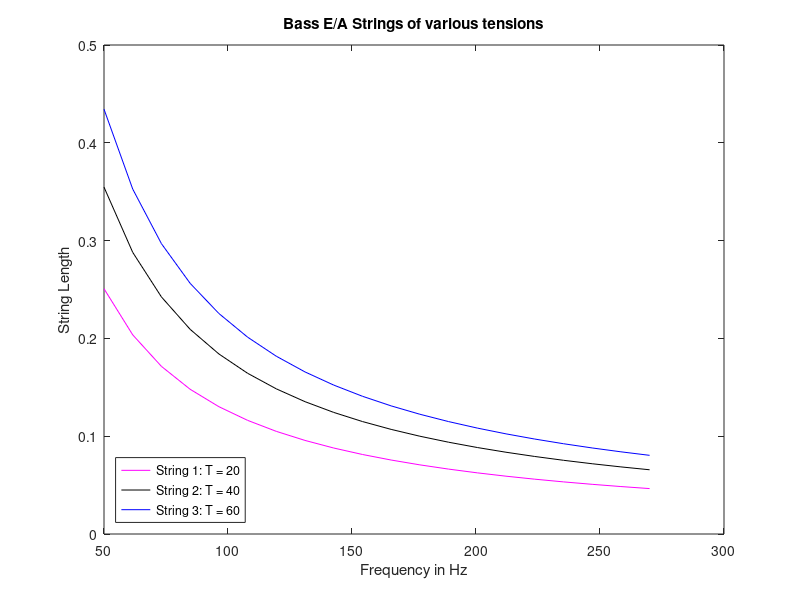
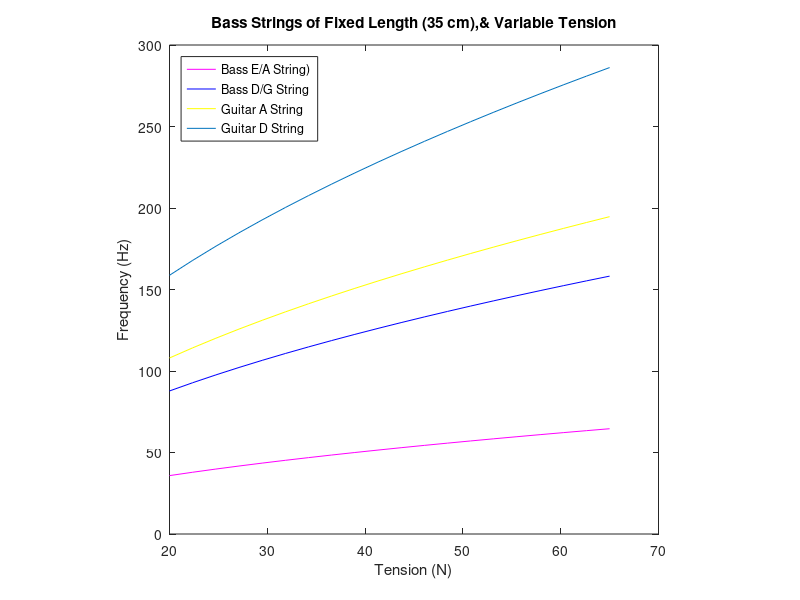

Write MATLAB code to recreate these figures, in order.
% Modelling Acoustics in MATLAB
% Author: Ian Skelskey
% Date: 01/30/2020

% clear workspace, figure windows, and command window
clear all; close all; clc;

% define a vector of frequency values that is linearly spaced between
% 50 Hz & 270 Hz with 20 increments 
% These are the frequencies required for the two low voices
f = linspace(50,270,20);

% define variables

% tension: 
T1 = 20;
T2 = 40;
T3 = 60;
% linear mass density: 0.0318 kg/m
% mass density of a bass guitar E or A string
mu1 = 0.0318;
% mass density of a bass G/D string
mu2 = 0.0053;
% mass density of a guitar A String
mu3 = 0.0035;
% mass density of a guitar D String
mu4 = 0.00162;

% Reference #'s from Acoustics Activity

% Equation 1: Solved for Length
% L = sqrt(T/mu)./(2*f)
% Equation 7: Solved for Length
% L = n*v1./(2*f);
% Equation 8: Solved for Length
% L = n*v1./(4*f);
% Equation 9: Solved for Length
% L = sqrt(m^2*pi*K*v2./(8*f));

% set mode to 1 since we are concerned only with fundamental frequencies
n = 1;

% 1. String length (eq. 1) - a vector with different string length values 
%    for a string to produce the different fundamental frequency values,

L1 = sqrt(T1/mu1)./(2*f);
L2 = sqrt(T2/mu1)./(2*f);
L3 = sqrt(T3/mu1)./(2*f);

%Plot Figures

figure
plot(f,L1,'m',f,L2,'k',f,L3,'b')
xlabel('Frequency in Hz')
ylabel('String Length')
title('Bass E/A Strings of various tensions')
legend({'String 1: T = 20', 'String 2: T = 40', 'String 3: T = 60'},'Location','southwest')

% Fixed Length:
L = .35;

% Variable Tensions from 20N - 65N
T = linspace(20,65,20);

%BASSE/A
f = sqrt(T/mu1)/(2*L);
%BASSD/G
f2 = sqrt(T/mu2)/(2*L); 
%GUITAR A
f3 = sqrt(T/mu3)/(2*L); 
%GUITAR D
f4 = sqrt(T/mu4)/(2*L); 

figure
plot(T,f,'m', T, f2, 'b', T, f3, 'y', T, f4)
pbaspect([1 1 1])
xlabel('Tension (N)')
ylabel('Frequency (Hz)')
title('Bass Strings of Fixed Length (35 cm),& Variable Tension')
legend({'Bass E/A String)', 'Bass D/G String', 'Guitar A String','Guitar D String'},'Location','northwest')
